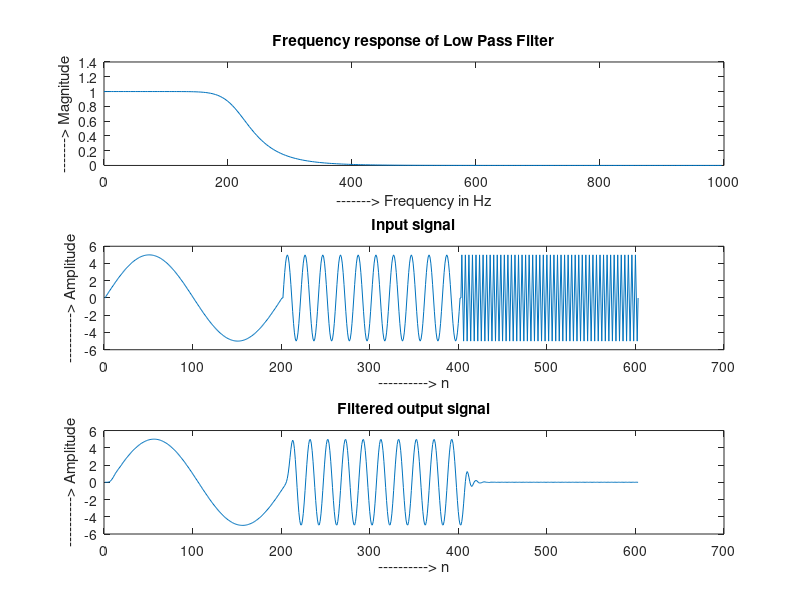

Source code (MATLAB):
% Clear all previous program
clc;
clear all;

% Given specifications
Ap = 1.25;
As = 15;
fpb = 200;
fsb = 300;
fs = 2000;

% To find Order(N) and cutoff frequency (fc)
fpbn = fpb / (fs / 2);
fsbn = fsb / (fs / 2);
[N, fc] = buttord(fpbn, fsbn, Ap, As);
display('Order of the filter is = ');
display(N);
display('Cutoff frequency is = ');
display(fc * fs / 2);

% to compute frequency response of an IIR digital filter
[b, a] = butter(N, fc);
[H, f] = freqz(b, a, 256, fs);
subplot(3, 1, 1);
plot(f, abs(H));
title('Frequency response of Low Pass Filter');
xlabel('-------> Frequency in Hz');
ylabel('-------> Magnitude');

% Filtering operation on input singal having frequency 10Hz,100Hz,500Hz
n = 0:1 / fs:0.1;
s1 = 5 * sin(2 * pi * 10 * n);
s2 = 5 * sin(2 * pi * 100 * n);
s3 = 5 * sin(2 * pi * 500 * n);
x = [s1 s2 s3];
subplot(3, 1, 2);
plot(x);
title('Input signal');
xlabel('----------> n');
ylabel('----------> Amplitude');
y = filter(b, a, x);
subplot(3, 1, 3);
plot(y);
title('Filtered output signal');
xlabel('----------> n');
ylabel('----------> Amplitude');
